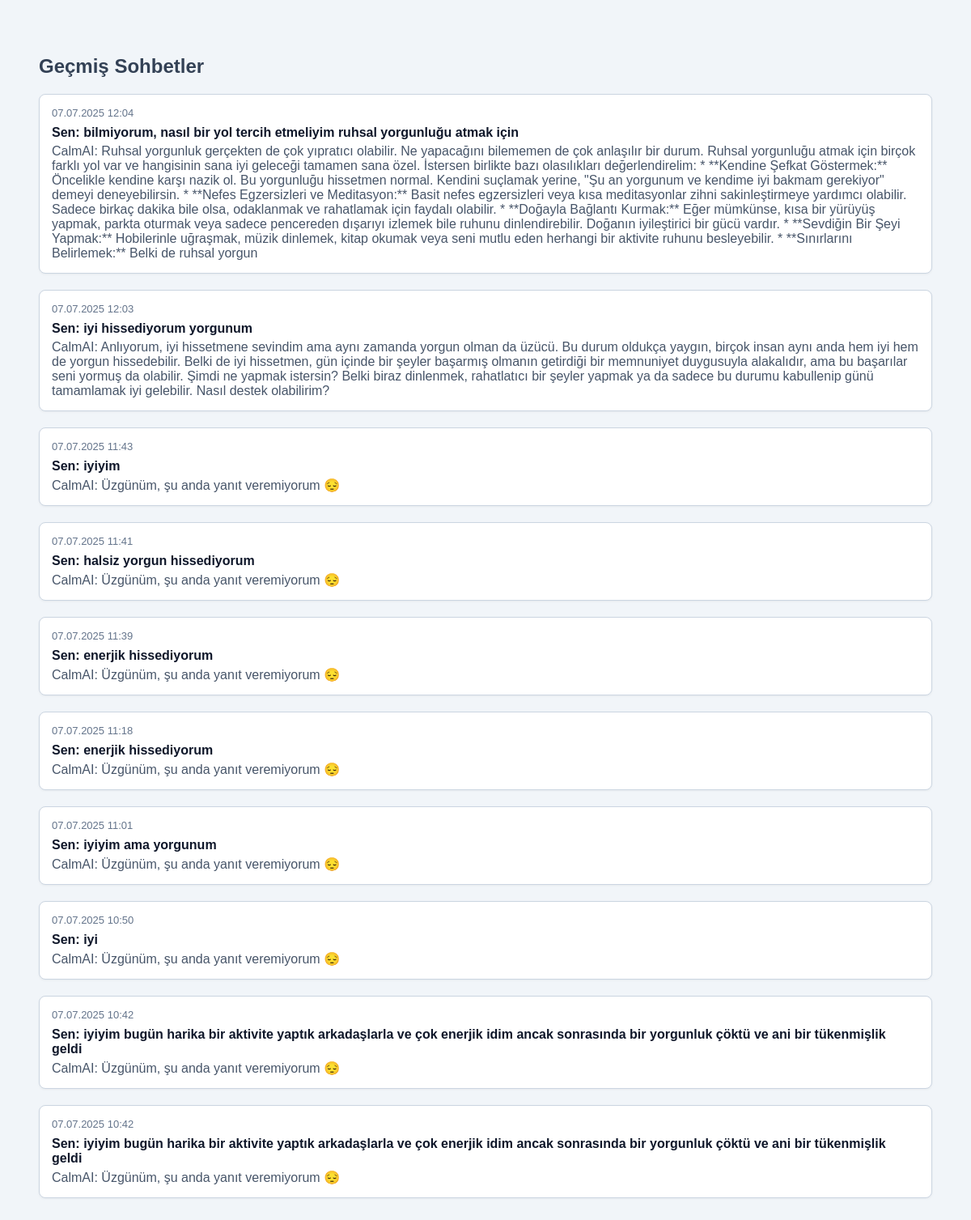
Screenshot of /history (signed in) with the database file from the repository.
### app/models.py (models this page shows)
class Message(Base):
    __tablename__ = "messages"
    id = Column(Integer, primary_key=True, index=True)
    user_id = Column(Integer, ForeignKey("users.id"))
    user_input = Column(Text, nullable=False)
    ai_response = Column(Text, nullable=False)
    timestamp = Column(DateTime, default=datetime.utcnow)
    owner = relationship("User", back_populates="messages")

### app/chat.py (the view)
@router.get("/history")
def view_history(request: Request, db: Session = Depends(get_db)):
    user_id = request.cookies.get("user_id")
    if not user_id:
        return RedirectResponse("/login", status_code=303)
    messages = db.query(models.Message).filter_by(user_id=user_id).order_by(models.Message.timestamp.desc()).all()
    return database.templates.TemplateResponse("history.html", {
        "request": request,
        "messages": messages
    })

### app/templates/history.html (shortened to what this page needs)
<!DOCTYPE html>
<html lang="tr">
<head>
</head>
<body>
    <h2>Geçmiş Sohbetler</h2>
    {% for msg in messages %}
        <div class="chat-block">
            <div class="timestamp">{{ msg.timestamp.strftime('%d.%m.%Y %H:%M') }}</div>
            <div class="user-msg">Sen: {{ msg.user_input }}</div>
            <div class="ai-msg">CalmAI: {{ msg.ai_response }}</div>
        </div>
    {% endfor %}
</body>
</html>

### app/templates/history.html (style rules this page uses)
body { font-family: sans-serif; padding: 40px; background-color: #f1f5f9; }
h2 { color: #334155; }
.chat-block { background-color: white; border: 1px solid #cbd5e1; border-radius: 8px; padding: 15px; margin-bottom: 20px; box-shadow: 0 1px 3px rgba(0,0,0,0.05); }
.timestamp { font-size: 13px; color: #64748b; margin-bottom: 8px; }
.user-msg { font-weight: bold; color: #0f172a; }
.ai-msg { margin-top: 5px; color: #475569; }

### rows the page displays
Message: timestamp "07.07.2025 12:04", user_input "bilmiyorum, nasıl bir yol tercih etmeliyim ruhsal yorgunluğu atmak için", ai_response "Ruhsal yorgunluk gerçekten de çok yıpratıcı olabilir. Ne yapacağını bilememen de çok anlaşılır bir durum. Ruhsal yorgunluğu atmak için birçok farklı yol var ve hangisinin sana iyi geleceği tamamen sana özel. İstersen birlikte bazı olasılıkları değerlendirelim: * **Kendine Şefkat Göstermek:** Öncelikle kendine karşı nazik ol. Bu yorgunluğu hissetmen normal. Kendini suçlamak yerine, \"Şu an yorgunum ve kendime iyi bakmam gerekiyor\" demeyi deneyebilirsin. * **Nefes Egzersizleri ve Meditasyon:** Basit nefes egzersizleri veya kısa meditasyonlar zihni sakinleştirmeye yardımcı olabilir. Sadece birkaç dakika bile olsa, odaklanmak ve rahatlamak için faydalı olabilir. * **Doğayla Bağlantı Kurmak:**…"
Message: timestamp "07.07.2025 12:03", user_input "iyi hissediyorum yorgunum", ai_response "Anlıyorum, iyi hissetmene sevindim ama aynı zamanda yorgun olman da üzücü. Bu durum oldukça yaygın, birçok insan aynı anda hem iyi hem de yorgun hissedebilir. Belki de iyi hissetmen, gün içinde bir şeyler başarmış olmanın getirdiği bir memnuniyet duygusuyla alakalıdır, ama bu başarılar seni yormuş da olabilir. Şimdi ne yapmak istersin? Belki biraz dinlenmek, rahatlatıcı bir şeyler yapmak ya da sadece bu durumu kabullenip günü tamamlamak iyi gelebilir. Nasıl destek olabilirim?"
Message: timestamp "07.07.2025 11:43", user_input "iyiyim", ai_response "Üzgünüm, şu anda yanıt veremiyorum 😔"
Message: timestamp "07.07.2025 11:41", user_input "halsiz yorgun hissediyorum", ai_response "Üzgünüm, şu anda yanıt veremiyorum 😔"
Message: timestamp "07.07.2025 11:39", user_input "enerjik hissediyorum", ai_response "Üzgünüm, şu anda yanıt veremiyorum 😔"
Message: timestamp "07.07.2025 11:18", user_input "enerjik hissediyorum", ai_response "Üzgünüm, şu anda yanıt veremiyorum 😔"
Message: timestamp "07.07.2025 11:01", user_input "iyiyim ama yorgunum", ai_response "Üzgünüm, şu anda yanıt veremiyorum 😔"
Message: timestamp "07.07.2025 10:50", user_input "iyi", ai_response "Üzgünüm, şu anda yanıt veremiyorum 😔"
Message: timestamp "07.07.2025 10:42", user_input "iyiyim bugün harika bir aktivite yaptık arkadaşlarla ve çok enerjik idim ancak sonrasında bir yorgunluk çöktü ve ani bir tükenmişlik geldi", ai_response "Üzgünüm, şu anda yanıt veremiyorum 😔"
Message: timestamp "07.07.2025 10:42", user_input "iyiyim bugün harika bir aktivite yaptık arkadaşlarla ve çok enerjik idim ancak sonrasında bir yorgunluk çöktü ve ani bir tükenmişlik geldi", ai_response "Üzgünüm, şu anda yanıt veremiyorum 😔"
